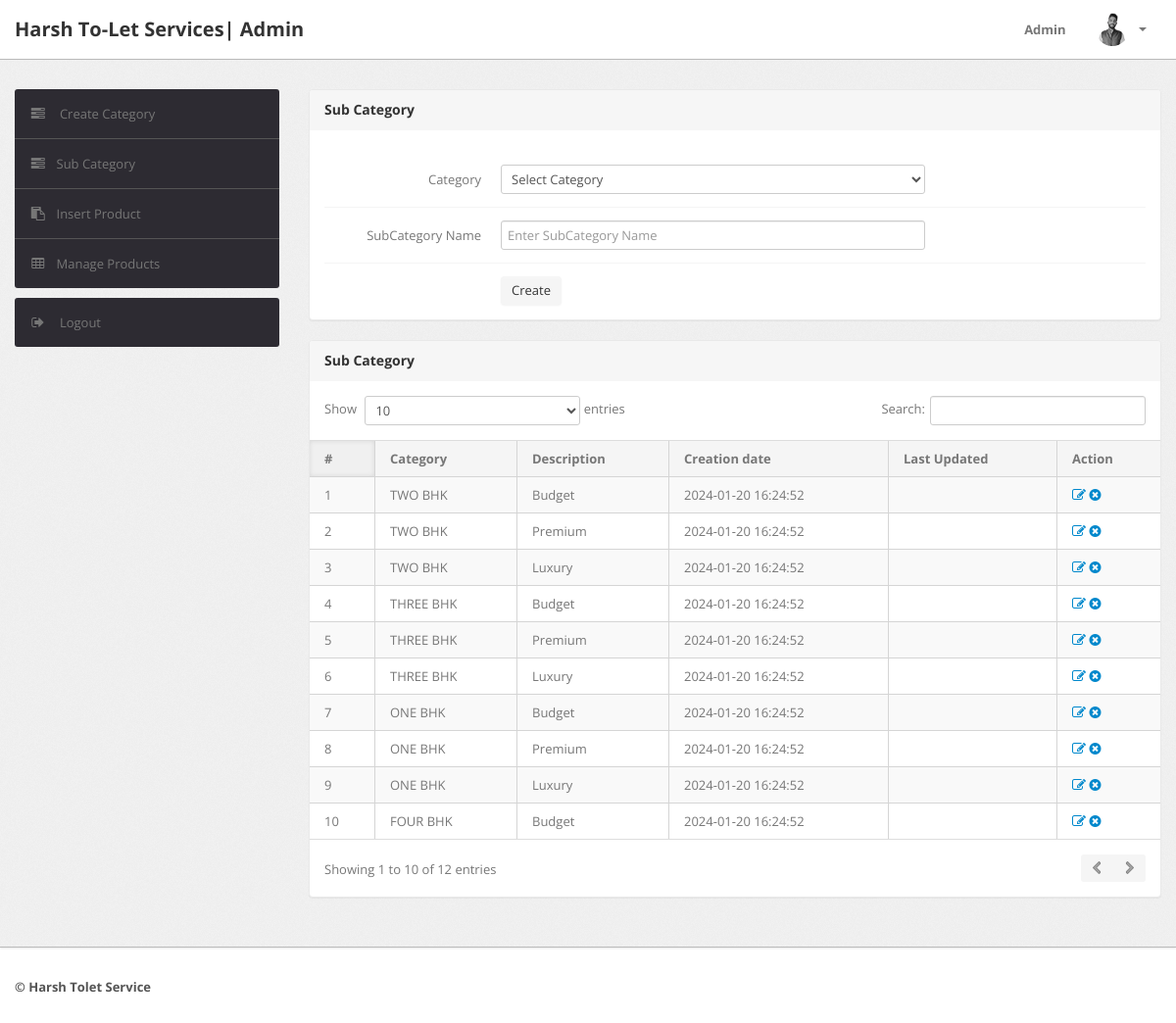
The page /Searching/admin/subcategory.php (signed in) on the database as committed earlier.
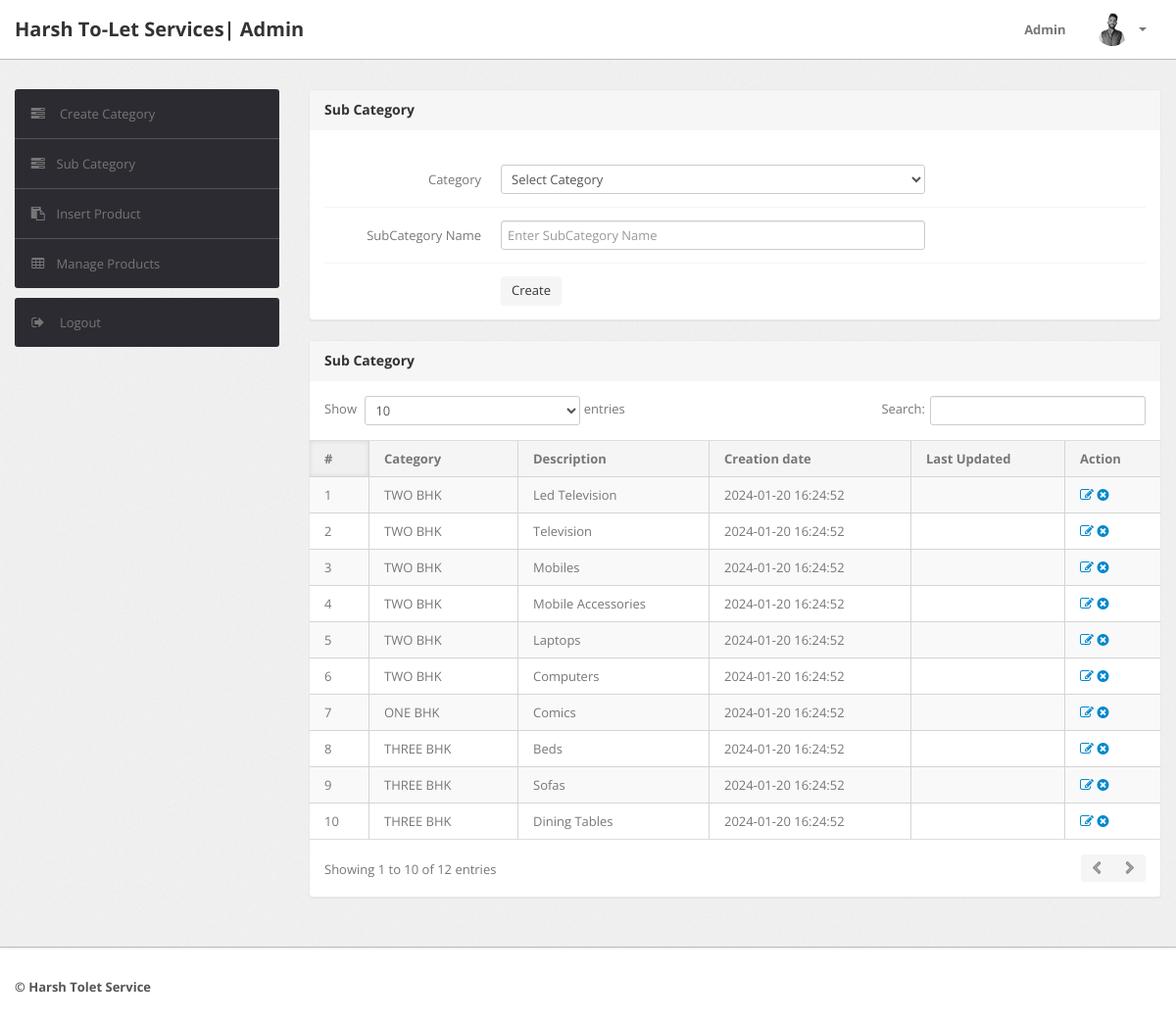
The same page on the database as committed later.
### tables this page shows
CREATE TABLE `subcategory` (
  `id` int(11) NOT NULL,
  `categoryid` int(11) DEFAULT NULL,
  `subcategory` varchar(255) DEFAULT NULL,
  `creationDate` timestamp NULL DEFAULT current_timestamp(),
  `updationDate` varchar(255) DEFAULT NULL
);

CREATE TABLE `category` (
  `id` int(11) NOT NULL,
  `categoryName` varchar(255) DEFAULT NULL,
  `categoryDescription` longtext DEFAULT NULL,
  `creationDate` timestamp NOT NULL DEFAULT current_timestamp(),
  `updationDate` varchar(255) DEFAULT NULL
);

### Searching/admin/subcategory.php (the view, shortened to what this page needs)
<?php
include('include/config.php');
if(strlen($_SESSION['alogin'])==0)
	{
header('location:index.php');
}
else{
?>
<!DOCTYPE html>
<html lang="en">
<head>
	<link type="text/css" href="bootstrap/css/bootstrap.min.css" rel="stylesheet">
	<link type="text/css" href="bootstrap/css/bootstrap-responsive.min.css" rel="stylesheet">
	<link type="text/css" href="css/theme.css" rel="stylesheet">
	<link type="text/css" href="images/icons/css/font-awesome.css" rel="stylesheet">
</head>
<body>
<?php include('include/header.php');?>
	<div class="wrapper">
		<div class="container">
			<div class="row">
<?php include('include/sidebar.php');?>
			<div class="span9">
					<div class="content">
						<div class="module">
							<div class="module-head">
								<h3>Sub Category</h3>
							</div>
							<div class="module-body">
									<br />
			<form class="form-horizontal row-fluid" name="subcategory" method="post" >
<div class="control-group">
<label class="control-label" for="basicinput">Category</label>
<div class="controls">
<select name="category" class="span8 tip" required>
<option value="">Select Category</option>
</select>
</div>
</div>
<div class="control-group">
<label class="control-label" for="basicinput">SubCategory Name</label>
<div class="controls">
<input type="text" placeholder="Enter SubCategory Name"  name="subcategory" class="span8 tip" required>
</div>
</div>
	<div class="control-group">
											<div class="controls">
												<button type="submit" name="submit" class="btn">Create</button>
											</div>
										</div>
									</form>
							</div>
						</div>
	<div class="module">
							<div class="module-head">
								<h3>Sub Category</h3>
							</div>
							<div class="module-body table">
								<table cellpadding="0" cellspacing="0" border="0" class="datatable-1 table table-bordered table-striped	 display" width="100%">
									<thead>
										<tr>
											<th>#</th>
											<th>Category</th>
											<th>Description</th>
											<th>Creation date</th>
											<th>Last Updated</th>
											<th>Action</th>
										</tr>
									</thead>
									<tbody>
<?php $query=mysqli_query($con,"select subcategory.id,category.categoryName,subcategory.subcategory,subcategory.creationDate,subcategory.updationDate from subcategory join category on category.id=subcategory.categoryid");
$cnt=1;
while($row=mysqli_fetch_array($query))
{
?>
										<tr>
											<td><?php echo htmlentities($cnt);?></td>
											<td><?php echo htmlentities($row['categoryName']);?></td>
											<td><?php echo htmlentities($row['subcategory']);?></td>
											<td> <?php echo htmlentities($row['creationDate']);?></td>
											<td><?php echo htmlentities($row['updationDate']);?></td>
											<td>
											<a href="edit-subcategory.php?id=<?php echo $row['id']?>" ><i class="icon-edit"></i></a>
											<a href="subcategory.php?id=<?php echo $row['id']?>&del=delete" onClick="return confirm('Are you sure you want to delete?')"><i class="icon-remove-sign"></i></a></td>
										</tr>
										<?php $cnt=$cnt+1; } ?>
								</table>
							</div>
						</div>
					</div>
				</div>
			</div>
		</div>
	</div>
<?php include('include/footer.php');?>
</body>
<?php } ?>

### Searching/admin/include/header.php (shortened to what this page needs)
<div class="navbar navbar-fixed-top">
		<div class="navbar-inner">
			<div class="container">
			  	<a class="brand" href="index.html">
			  		Harsh To-Let Services| Admin
			  	</a>
				<div class="nav-collapse collapse navbar-inverse-collapse">
					<ul class="nav pull-right">
						<li><a href="#">
							Admin
						</a></li>
						<li class="nav-user dropdown">
							<a href="#" class="dropdown-toggle" data-toggle="dropdown">
								<img src="images/user.png" class="nav-avatar" />
								<b class="caret"></b>
							</a>
						</li>
					</ul>
				</div>
			</div>
		</div>
	</div>

### Searching/admin/include/sidebar.php
<div class="span3">
					<div class="sidebar">
						<ul class="widget widget-menu unstyled">
                                <li><a href="category.php"><i class="menu-icon icon-tasks"></i> Create Category </a></li>
                                <li><a href="subcategory.php"><i class="menu-icon icon-tasks"></i>Sub Category </a></li>
                                <li><a href="insert-product.php"><i class="menu-icon icon-paste"></i>Insert Product </a></li>
                                <li><a href="manage-products.php"><i class="menu-icon icon-table"></i>Manage Products </a></li>
                            </ul>
						<ul class="widget widget-menu unstyled">
							<li>
								<a href="logout.php">
									<i class="menu-icon icon-signout"></i>
									Logout
								</a>
							</li>
						</ul>
					</div>
				</div>

### Searching/admin/include/footer.php
<div class="footer">
	<div class="container">
		<b class="copyright">&copy; Harsh Tolet Service </b>
	</div>
</div>

Rows that differ between the two databases and show on the page:
changed subcategory: subcategory "Budget" → "Led Television"
changed subcategory: subcategory "Premium" → "Television"
changed subcategory: subcategory "Luxury" → "Mobiles"
changed subcategory: categoryid.categoryName "THREE BHK" → "TWO BHK"; subcategory "Budget" → "Mobile Accessories"
changed subcategory: categoryid.categoryName "THREE BHK" → "TWO BHK"; subcategory "Premium" → "Laptops"
changed subcategory: categoryid.categoryName "THREE BHK" → "TWO BHK"; subcategory "Luxury" → "Computers"
changed subcategory "ONE BHK": subcategory "Budget" → "Comics"
changed subcategory: categoryid.categoryName "ONE BHK" → "THREE BHK"; subcategory "Premium" → "Beds"
changed subcategory: categoryid.categoryName "ONE BHK" → "THREE BHK"; subcategory "Luxury" → "Sofas"
changed subcategory: categoryid.categoryName "FOUR BHK" → "THREE BHK"; subcategory "Budget" → "Dining Tables"
